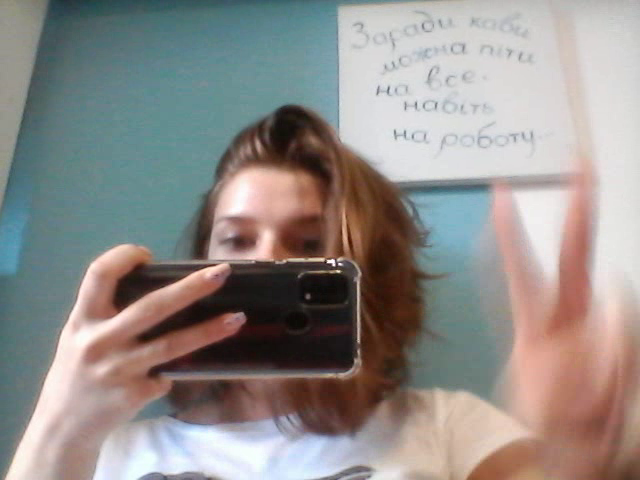
#> input picture frame 9 of CVPR L1/color_output.avi, 640 x 480 px, given in place of the camera
$ python main_bonus.py
#> lines starting #> are read from the running program, lines starting #| are printed output that depends on the picture
### CVPR L1/main.py
import cv2

def magic(image):
    gray_image = cv2.cvtColor(image,cv2.COLOR_BGR2GRAY)
    gray= cv2.cvtColor(gray_image,cv2.COLOR_GRAY2BGR)
    cv2.rectangle(gray, (200,200), (400,400),(192,167,255),2)
    cv2.line(gray, (180,180),(410,180),(255,221,155),2)
    return gray

#capture image from webcam
cam = cv2.VideoCapture(0)   # 0 -> index of camera
s, img = cam.read()
#> img is the input picture: shape (480, 640, 3); mean B, G, R 138, 141.1, 146
if s:    # frame captured without any errors
    cv2.namedWindow("cam-test",flags=cv2.WINDOW_AUTOSIZE)
    cv2.imshow("cam-test",img)
    cv2.waitKey(0)
    cv2.imwrite("cam-test.jpg",img) #save image

#read image from disk
image = cv2.imread("cam-test.jpg")
cv2.imshow("rectangle",magic(image))
#> in magic, `gray_image = cv2.cvtColor(image,cv2.COLOR_BGR2GRAY)`:
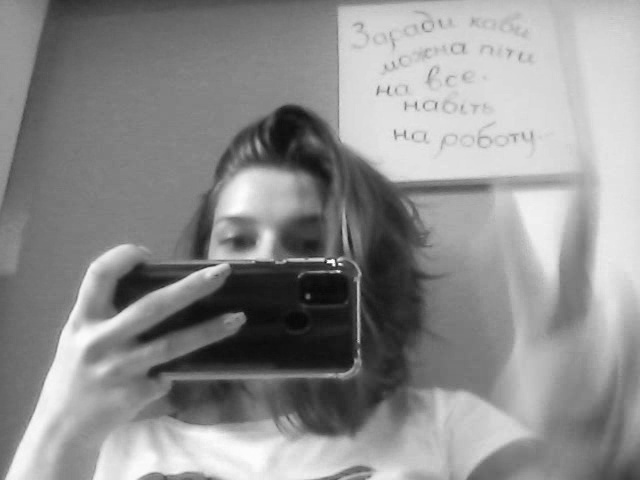
#> gray_image: shape (480, 640); min 8, max 254, mean 142.2
#> in magic, `cv2.line(gray, (180,180),(410,180),(255,221,155),2)`:
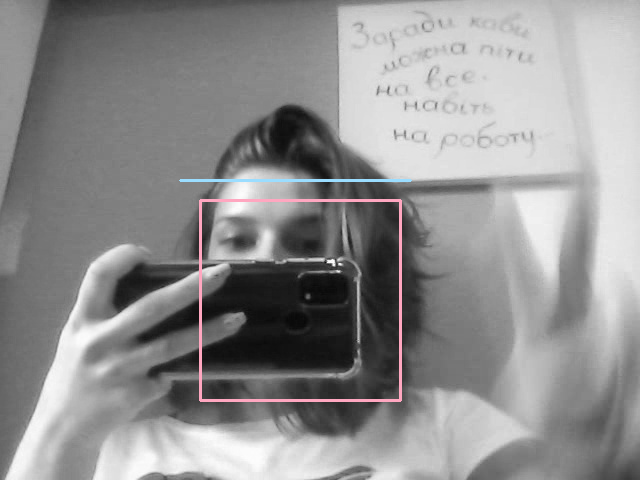
#> gray: shape (480, 640, 3); mean B, G, R 143.3, 143, 143.6
cv2.imwrite("gray_image.jpg",magic(image))
cv2.waitKey(0)

### CVPR L1/main_bonus.py
import cv2
import time
from main import magic

capture_duration = 5
cap= cv2.VideoCapture(0)
fourcc = cv2.VideoWriter_fourcc(*'XVID')
out = cv2.VideoWriter('color_output.avi',fourcc, 20.0, (640,480))
#capture video from webcam
start_time = time.time()
while( int(time.time() - start_time) < capture_duration ):
    ret, frame = cap.read()
    if ret==True:
        cv2.imshow('frame', frame)
        cv2.waitKey(1)
        out.write(frame)
    else:
        break

cap.release()
out.release()
cv2.destroyAllWindows()

#import video
out2=cv2.VideoWriter('gray_output.avi',fourcc, 20.0, (640,480))
capture=cv2.VideoCapture("color_output.avi")
while(capture.isOpened()):
    ret,frame = capture.read()
    if ret==True:
        out2.write(magic(frame))
        cv2.imshow('frame', magic(frame))
        cv2.waitKey(40)
    else:
        break
capture.release()
out2.release()

$ run again, starting later in the video
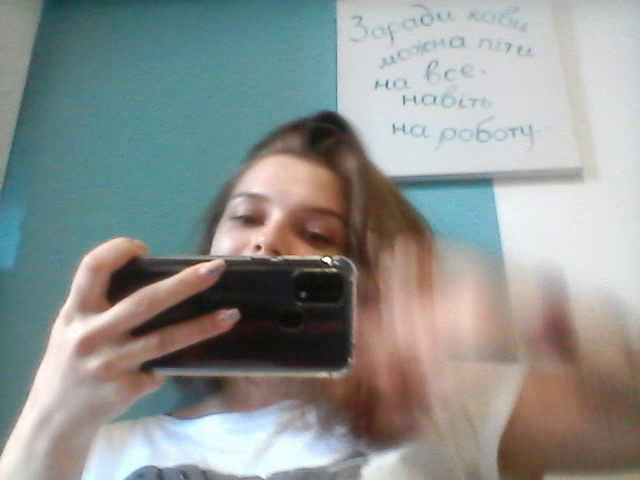
#> input picture frame 41 of CVPR L1/color_output.avi, 640 x 480 px, given in place of the camera
#> img is the input picture: shape (480, 640, 3); mean B, G, R 144.2, 147, 142.5
#> in magic, `gray_image = cv2.cvtColor(image,cv2.COLOR_BGR2GRAY)`:
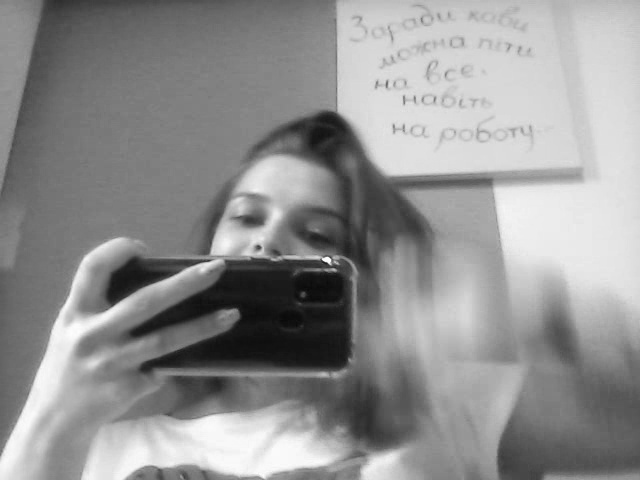
#> gray_image: shape (480, 640); min 9, max 254, mean 145.3
#> in magic, `cv2.line(gray, (180,180),(410,180),(255,221,155),2)`:
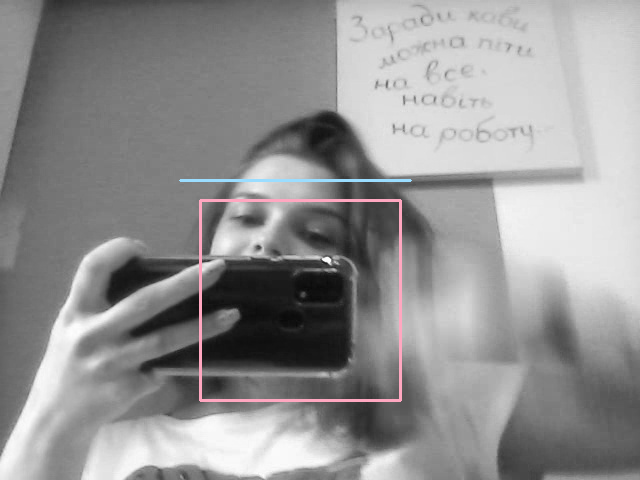
#> gray: shape (480, 640, 3); mean B, G, R 146.2, 145.9, 146.4

$ run again, starting later in the video
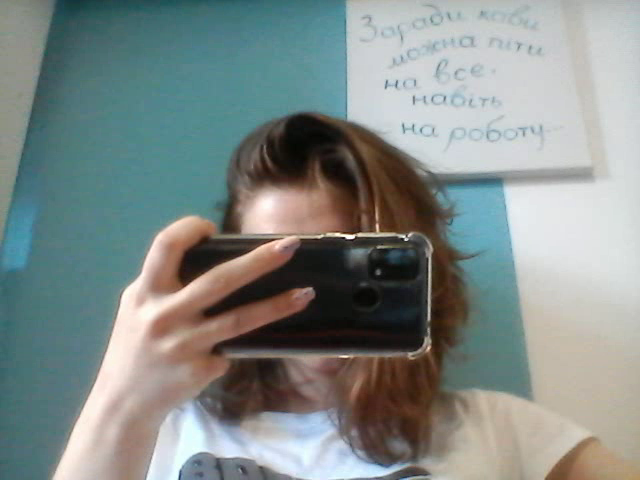
#> input picture frame 73 of CVPR L1/color_output.avi, 640 x 480 px, given in place of the camera
#> img is the input picture: shape (480, 640, 3); mean B, G, R 136.5, 139.1, 130
#> in magic, `gray_image = cv2.cvtColor(image,cv2.COLOR_BGR2GRAY)`:
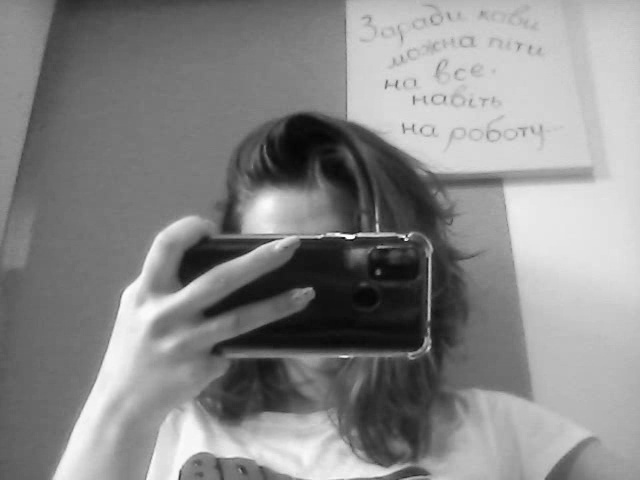
#> gray_image: shape (480, 640); min 4, max 254, mean 136
#> in magic, `cv2.line(gray, (180,180),(410,180),(255,221,155),2)`:
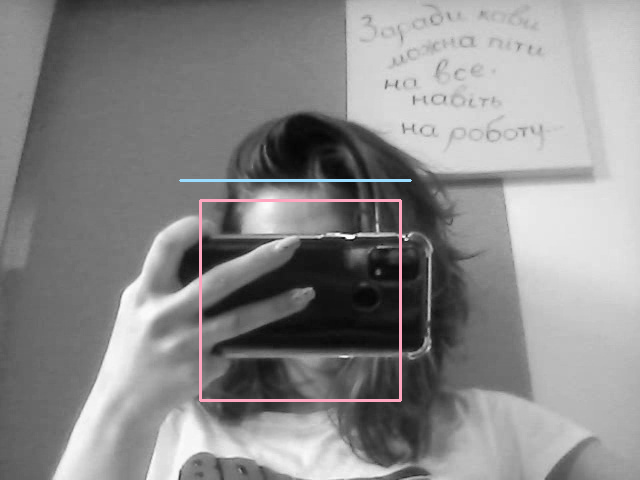
#> gray: shape (480, 640, 3); mean B, G, R 137.3, 137, 137.5
